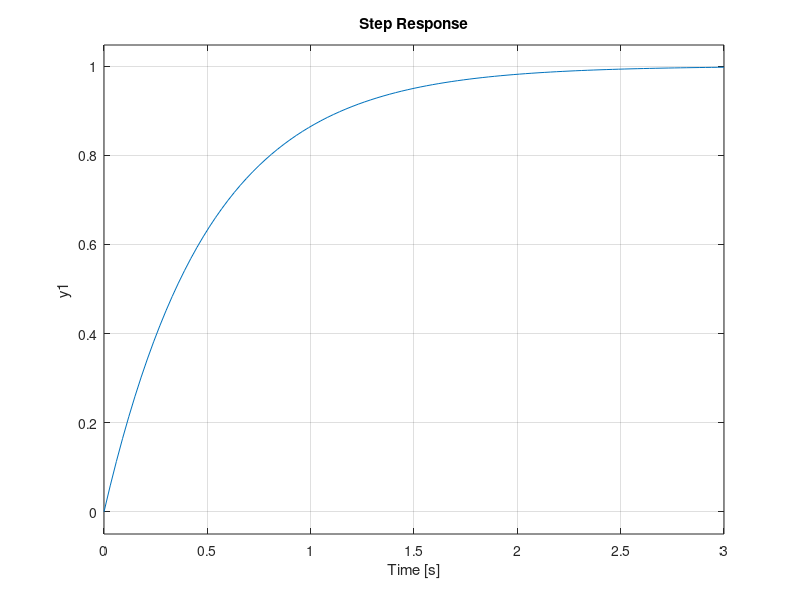

Recreate this plot in MATLAB.
%%  Rotorcraft Parameters
%
%   This is just a test-file
%
%   Authors: Kostas Alexis (konstantinos.alexis@mavt.ethz.ch)

%%  Step 1: Assume some second order closed loop attitude dynamics
disp('### Define the Attitude Subsystem Closed-Loop Dynamics');

A_rp = [0 1; 0 -10];
B_rp = [0; 10];
C_rp = eye(2);
D_rp = zeros(2,1);

A_y = [0 1; 0 -2;];
B_y = [0; 2];
C_y = eye(2);
D_y = zeros(2,1);

sys_rp = ss(A_rp,B_rp,C_rp,D_rp);
sys_y = ss(A_y,B_y,C_y,D_y);

close all
subplot(2,1,1); step(sys_rp(2,1)); grid on;
subplot(2,1,2); step(sys_y(2,1)); grid on;

%%  Step 2: Assume a first order thrust model
disp('### Define Thrust Model');

A_t = -1;
B_t = 1;
C_t = 1;
D_t = 0;

sys_t = ss(A_t,B_t,C_t,D_t);


%%  Cascade the attitude - thrust dynamics with the translational dynamics
disp('### Cascade the Attitude-Thrust Dynamics with the Translational Dynamics');
disp('!!! -> sys_x, sys_y WE ASSUME WE ONLY MEASURE VELOCITY');

m = 1.0;
g = 9.8065; % m/s^2

A_x =  [0   1   0   0;
        0   0   g   0;
        0   0   A_rp(1,1)   A_rp(1,2);
        0   0   A_rp(2,1)   A_rp(2,2);];
B_x = [ 0; 0; B_rp(1); B_rp(2) ];
C_x = eye(4);% C_x(1,1) = 0; C_x(3,3) = 0; C_x(4,4) = 0;
% C_x = eye(4);
D_x = zeros(4,1);

A_y = A_x;
A_y(2,3) = - A_y(2,3);
B_y = B_x;
C_y = C_x;
D_y = D_x;

A_z = [0 1 0;
       0 0 (1/m);
       0 0 A_t(1);];
B_z = [0; 0; B_t(1);];
C_z = eye(3); %C_z(1,1) = 0; C_z(3,3) = 0;
D_z = zeros(3,1);

sys_x = ss(A_x,B_x,C_x,D_x);
sys_y = ss(A_y,B_y,C_y,D_y);
sys_z = ss(A_z,B_z,C_z,D_z);

%%  Discretize
disp('### Discretize')
Ts = 0.02;

sys_x_d = c2d(sys_x,Ts,'zoh');
sys_y_d = c2d(sys_y,Ts,'zoh');
sys_z_d = c2d(sys_z,Ts,'zoh');